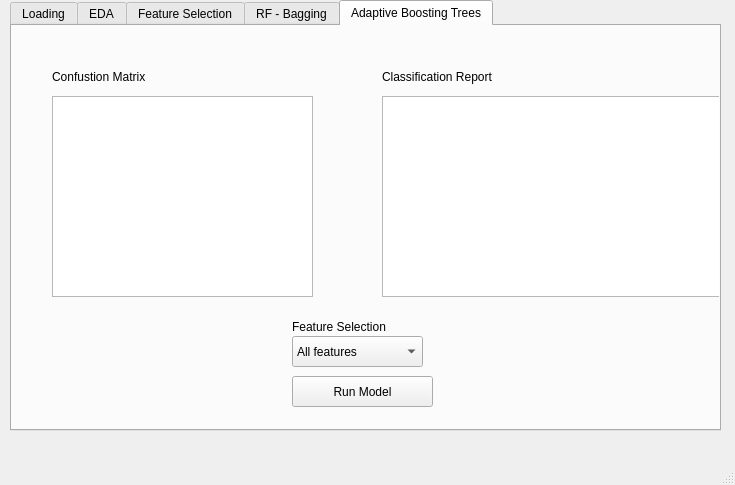
<?xml version="1.0" encoding="UTF-8"?>
<ui version="4.0">
 <class>MainWindow</class>
 <widget class="QMainWindow" name="MainWindow">
  <property name="geometry">
   <rect>
    <x>0</x>
    <y>0</y>
    <width>735</width>
    <height>485</height>
   </rect>
  </property>
  <property name="windowTitle">
   <string>MainWindow</string>
  </property>
  <widget class="QWidget" name="centralwidget">
   <widget class="QTabWidget" name="tabWidget">
    <property name="geometry">
     <rect>
      <x>10</x>
      <y>0</y>
      <width>711</width>
      <height>431</height>
     </rect>
    </property>
    <property name="currentIndex">
     <number>4</number>
    </property>
    <widget class="QWidget" name="tab">
     <attribute name="title">
      <string>Loading</string>
     </attribute>
    </widget>
    <widget class="QWidget" name="tab_2">
     <attribute name="title">
      <string>EDA</string>
     </attribute>
    </widget>
    <widget class="QWidget" name="tab_3">
     <attribute name="title">
      <string>Feature Selection</string>
     </attribute>
     <widget class="QPushButton" name="pushButton">
      <property name="geometry">
       <rect>
        <x>280</x>
        <y>360</y>
        <width>141</width>
        <height>31</height>
       </rect>
      </property>
      <property name="text">
       <string>Run Random Forest</string>
      </property>
     </widget>
     <widget class="QGraphicsView" name="graphicsView">
      <property name="geometry">
       <rect>
        <x>40</x>
        <y>60</y>
        <width>641</width>
        <height>281</height>
       </rect>
      </property>
     </widget>
     <widget class="QLabel" name="label_4">
      <property name="geometry">
       <rect>
        <x>290</x>
        <y>30</y>
        <width>131</width>
        <height>21</height>
       </rect>
      </property>
      <property name="text">
       <string>Feature Importance</string>
      </property>
     </widget>
    </widget>
    <widget class="QWidget" name="tab_5">
     <attribute name="title">
      <string>RF - Bagging</string>
     </attribute>
     <widget class="QComboBox" name="comboBox_3">
      <property name="geometry">
       <rect>
        <x>210</x>
        <y>310</y>
        <width>131</width>
        <height>31</height>
       </rect>
      </property>
      <item>
       <property name="text">
        <string>None</string>
       </property>
      </item>
      <item>
       <property name="text">
        <string>Upsampled</string>
       </property>
      </item>
      <item>
       <property name="text">
        <string>Downsampled</string>
       </property>
      </item>
     </widget>
     <widget class="QLabel" name="label_3">
      <property name="geometry">
       <rect>
        <x>220</x>
        <y>290</y>
        <width>111</width>
        <height>21</height>
       </rect>
      </property>
      <property name="text">
       <string>Sample Weight</string>
      </property>
     </widget>
     <widget class="QComboBox" name="comboBox_2">
      <property name="geometry">
       <rect>
        <x>360</x>
        <y>310</y>
        <width>131</width>
        <height>31</height>
       </rect>
      </property>
      <item>
       <property name="text">
        <string>All features</string>
       </property>
      </item>
      <item>
       <property name="text">
        <string>Top 10 features</string>
       </property>
      </item>
     </widget>
     <widget class="QLabel" name="label_5">
      <property name="geometry">
       <rect>
        <x>370</x>
        <y>290</y>
        <width>181</width>
        <height>21</height>
       </rect>
      </property>
      <property name="text">
       <string>Feature Selection</string>
      </property>
     </widget>
     <widget class="QPushButton" name="pushButton_2">
      <property name="geometry">
       <rect>
        <x>280</x>
        <y>360</y>
        <width>141</width>
        <height>31</height>
       </rect>
      </property>
      <property name="text">
       <string>Run Model</string>
      </property>
     </widget>
     <widget class="QTextEdit" name="textEdit">
      <property name="geometry">
       <rect>
        <x>350</x>
        <y>50</y>
        <width>351</width>
        <height>201</height>
       </rect>
      </property>
     </widget>
     <widget class="QGraphicsView" name="graphicsView_2">
      <property name="geometry">
       <rect>
        <x>30</x>
        <y>50</y>
        <width>261</width>
        <height>201</height>
       </rect>
      </property>
     </widget>
     <widget class="QLabel" name="label_6">
      <property name="geometry">
       <rect>
        <x>30</x>
        <y>20</y>
        <width>181</width>
        <height>21</height>
       </rect>
      </property>
      <property name="text">
       <string>Confustion Matrix</string>
      </property>
     </widget>
     <widget class="QLabel" name="label_7">
      <property name="geometry">
       <rect>
        <x>350</x>
        <y>20</y>
        <width>181</width>
        <height>21</height>
       </rect>
      </property>
      <property name="text">
       <string>Classification Report</string>
      </property>
     </widget>
    </widget>
    <widget class="QWidget" name="tab_4">
     <attribute name="title">
      <string>Adaptive Boosting Trees</string>
     </attribute>
     <widget class="QLabel" name="label_8">
      <property name="geometry">
       <rect>
        <x>40</x>
        <y>40</y>
        <width>181</width>
        <height>21</height>
       </rect>
      </property>
      <property name="text">
       <string>Confustion Matrix</string>
      </property>
     </widget>
     <widget class="QGraphicsView" name="graphicsView_3">
      <property name="geometry">
       <rect>
        <x>40</x>
        <y>70</y>
        <width>261</width>
        <height>201</height>
       </rect>
      </property>
     </widget>
     <widget class="QLabel" name="label_9">
      <property name="geometry">
       <rect>
        <x>370</x>
        <y>40</y>
        <width>181</width>
        <height>21</height>
       </rect>
      </property>
      <property name="text">
       <string>Classification Report</string>
      </property>
     </widget>
     <widget class="QTextEdit" name="textEdit_2">
      <property name="geometry">
       <rect>
        <x>370</x>
        <y>70</y>
        <width>351</width>
        <height>201</height>
       </rect>
      </property>
     </widget>
     <widget class="QLabel" name="label_10">
      <property name="geometry">
       <rect>
        <x>280</x>
        <y>290</y>
        <width>111</width>
        <height>21</height>
       </rect>
      </property>
      <property name="text">
       <string>Feature Selection</string>
      </property>
     </widget>
     <widget class="QComboBox" name="comboBox_4">
      <property name="geometry">
       <rect>
        <x>280</x>
        <y>310</y>
        <width>131</width>
        <height>31</height>
       </rect>
      </property>
      <item>
       <property name="text">
        <string>All features</string>
       </property>
      </item>
      <item>
       <property name="text">
        <string>Top 10 features</string>
       </property>
      </item>
     </widget>
     <widget class="QPushButton" name="pushButton_3">
      <property name="geometry">
       <rect>
        <x>280</x>
        <y>350</y>
        <width>141</width>
        <height>31</height>
       </rect>
      </property>
      <property name="text">
       <string>Run Model</string>
      </property>
     </widget>
    </widget>
   </widget>
  </widget>
  <widget class="QMenuBar" name="menubar">
   <property name="geometry">
    <rect>
     <x>0</x>
     <y>0</y>
     <width>735</width>
     <height>22</height>
    </rect>
   </property>
  </widget>
  <widget class="QStatusBar" name="statusbar"/>
 </widget>
 <resources/>
 <connections/>
</ui>
